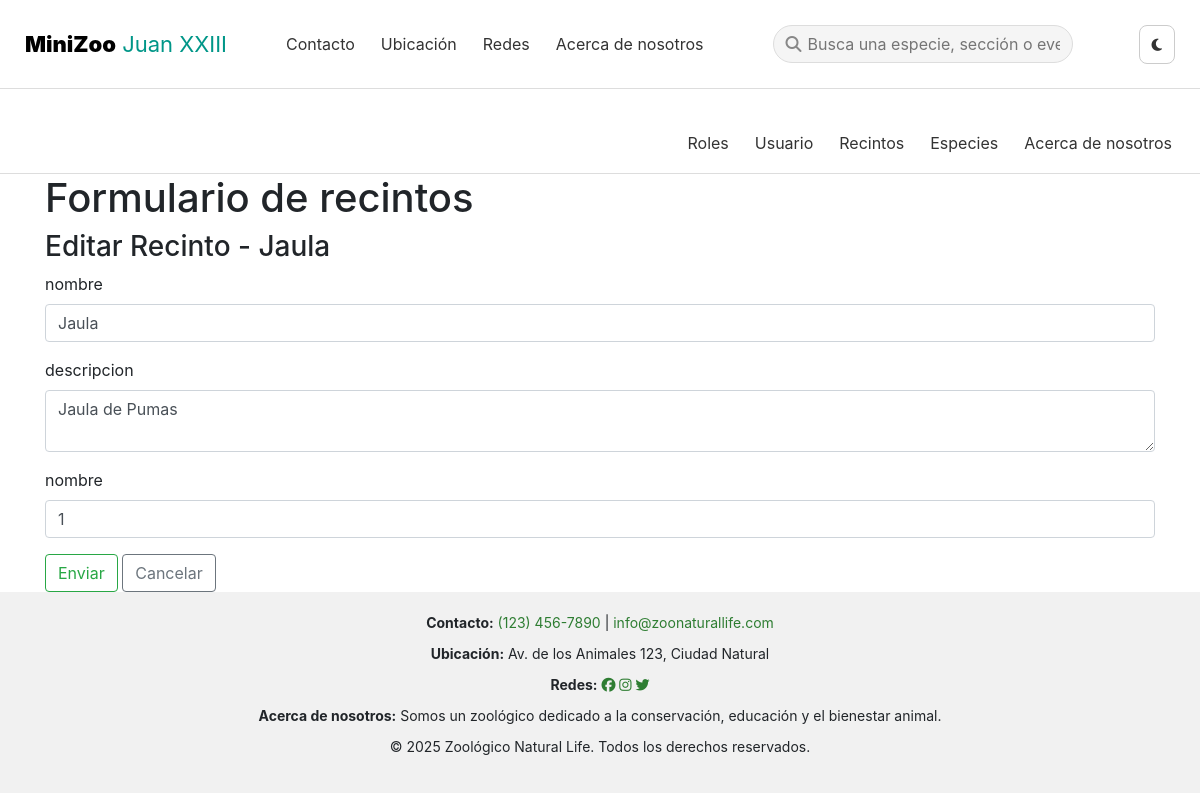
Page /0529/recintos/index.php?accion=editar&id=1 on the committed database.
### tables this page shows
CREATE TABLE `recintos` (
  `id` int(11) NOT NULL,
  `nombre` varchar(191) NOT NULL,
  `descripcion` text DEFAULT NULL,
  `numero` int(11) DEFAULT NULL
);

### 0529/recintos/_form.php (the view, shortened to what this page needs)
<h1>Formulario de recintos</h1>
<h3><?php echo $titulo; ?></h3>
<form action="index.php?accion=<?php echo $accion; ?>" method="post">
    <p>
        <label for="nombre">nombre</label><br>
        <input type="text" name="nombre" value="<?php echo $nombre; ?>" class="form-control" required>
    </p>
    <p>
        <label for="descripcion">descripcion</label><br>
        <textarea name="descripcion" class="form-control"><?php echo $descripcion; ?></textarea>
    </p>
    <p>
        <label for="numero">nombre</label><br>
        <input type="number" name="numero" value="<?php echo $numero; ?>" class="form-control" required>
    </p>
    <button type="submit" class="btn btn-outline-success">Enviar</button>
    <a href="index.php" class="btn btn-outline-secondary">Cancelar</a>
</form>
</div>

### 0529/css/style.css (style rules this page uses)
* { margin: 0; padding: 0; box-sizing: border-box; }
html, body { height: 98%; margin: 0; display: flex; flex-direction: column; }
body { font-family: 'Segoe UI', sans-serif; scroll-behavior: smooth; line-height: 1.6; background-color: #fff; color: #000; }

### rows in the picture
recintos: nombre "Editar Recinto - Jaula", nombre "Jaula", descripcion "Jaula de Pumas", numero "1"
